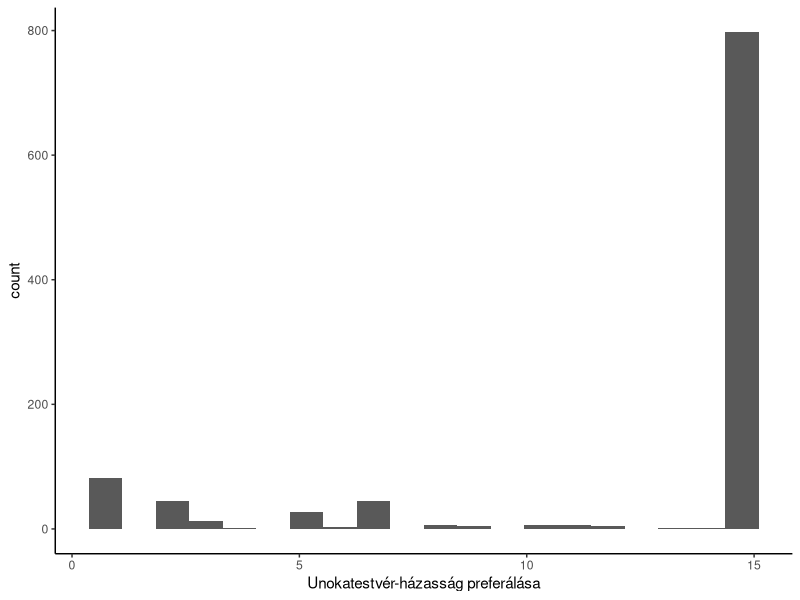
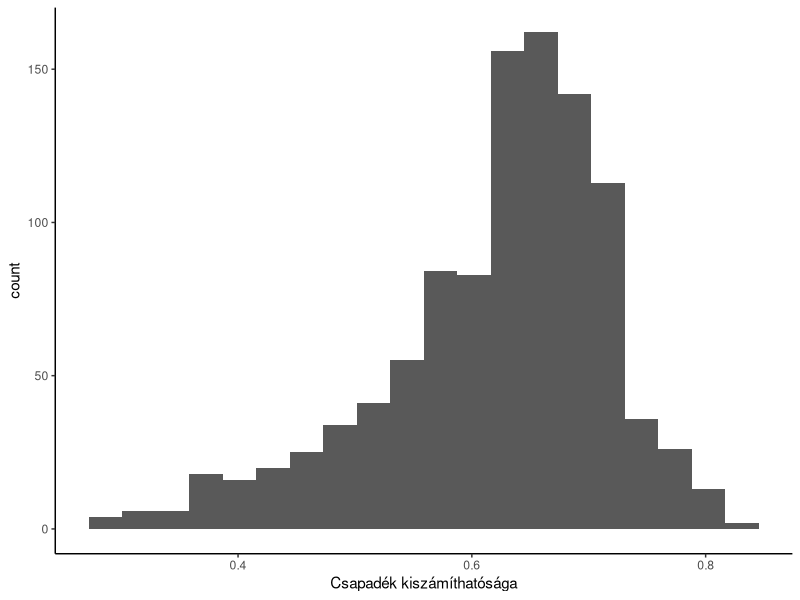
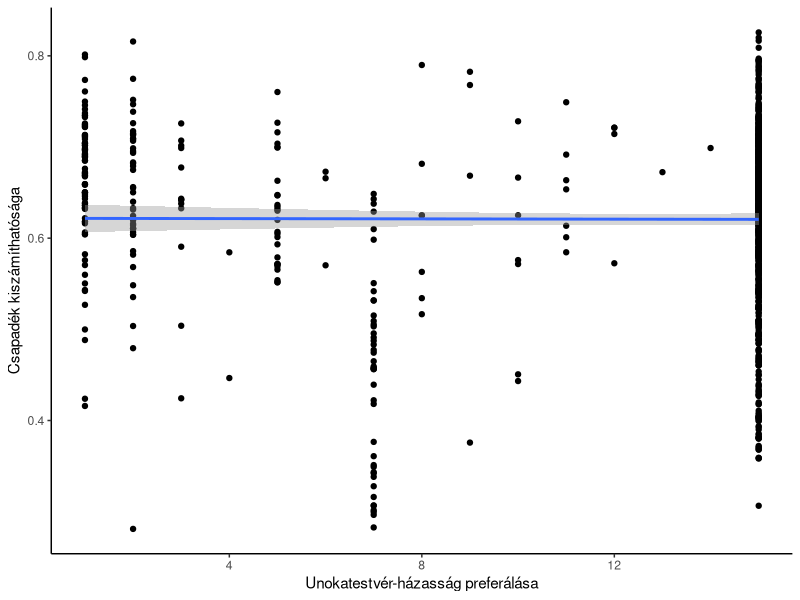

Write the R code that produced these figures, in order.
## ---- chunk 1
knitr::opts_chunk$set(echo = F)

library(tidyverse) # adatokhoz #
library(knitr) # táblázathoz #
library(kableExtra) # táblázatok formázásához #

# adattáblák betöltése #
df_long_all = read_tsv('df_long_all.tsv')
df_wide_all = read_tsv('df_wide_all.tsv')
## ---- chunk 2
# változó szűrése + táblázat #
df_long_all %>% 
  filter(var_id_ea == 'EA025') %>%
  distinct(var_id_ea, category_ea, title_ea, definition_ea) %>% 
  kable() %>%
  kable_styling(full_width = FALSE) %>%
  column_spec(1:4, width = "110px") # összecsúszott a szöveg, így formáznom kellett #
## ---- chunk 3
# hisztogram készítése az EA025-ös kódról #
df_long_all %>% 
  ggplot(aes(code_ea)) +
  geom_histogram(bins = 20) +
  theme_classic() +
  xlab('Unokatestvér-házasság preferálása')
## ---- chunk 4
# változó szűrése + táblázat #
df_long_all %>% 
  filter(var_id_eco == 'PrecipitationPredictability') %>%
  distinct(var_id_eco, category_eco, title_eco, definition_eco) %>% 
  kable() %>%
  kable_styling(full_width = FALSE) %>%
  column_spec(1:4, width = "110px") # összecsúszott a szöveg, így formáznom kellett #
## ---- chunk 5
# hisztogram készítése a 'PrecipitationPredictability' változóval #
df_long_all %>% 
  ggplot(aes(code_eco)) +
  geom_histogram(bins = 20) +
  theme_classic() +
  xlab('Csapadék kiszámíthatósága')
## ---- chunk 6
df_wide_all %>% 
  ggplot(aes(x = code_ea, y = code_eco)) +
  geom_point() +
  theme_classic() +
  geom_smooth(method = 'lm', formula = 'y ~ x') +
  xlab('Unokatestvér-házasság preferálása') +
  ylab('Csapadék kiszámíthatósága')
